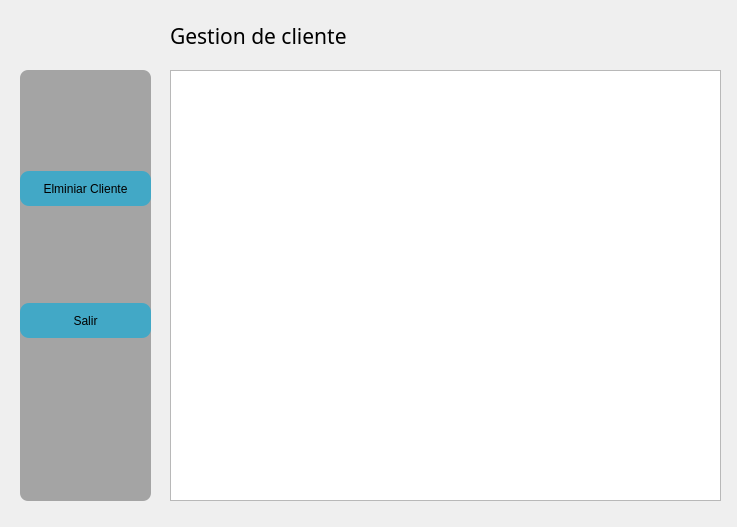
<?xml version="1.0" encoding="UTF-8"?>
<ui version="4.0">
 <class>EliminarClienteB</class>
 <widget class="QWidget" name="EliminarClienteB">
  <property name="geometry">
   <rect>
    <x>0</x>
    <y>0</y>
    <width>737</width>
    <height>527</height>
   </rect>
  </property>
  <property name="windowTitle">
   <string>Form</string>
  </property>
  <property name="styleSheet">
   <string notr="true">#EliminarClienteB{
	
	border-image: url(:/Img/FAdm.jfif);
}</string>
  </property>
  <widget class="QLabel" name="label">
   <property name="geometry">
    <rect>
     <x>170</x>
     <y>10</y>
     <width>291</width>
     <height>51</height>
    </rect>
   </property>
   <property name="font">
    <font>
     <family>Microsoft YaHei</family>
     <pointsize>16</pointsize>
    </font>
   </property>
   <property name="text">
    <string>Gestion de cliente</string>
   </property>
  </widget>
  <widget class="QTableView" name="tableView">
   <property name="geometry">
    <rect>
     <x>170</x>
     <y>70</y>
     <width>551</width>
     <height>431</height>
    </rect>
   </property>
  </widget>
  <widget class="QWidget" name="Opciones" native="true">
   <property name="geometry">
    <rect>
     <x>20</x>
     <y>70</y>
     <width>131</width>
     <height>431</height>
    </rect>
   </property>
   <property name="styleSheet">
    <string notr="true">#Opciones{ 
background: rgba(0, 0, 0, 80);
 border-radius: 8px;
}

</string>
   </property>
   <widget class="QWidget" name="layoutWidget">
    <property name="geometry">
     <rect>
      <x>0</x>
      <y>10</y>
      <width>131</width>
      <height>401</height>
     </rect>
    </property>
    <layout class="QVBoxLayout" name="verticalLayout">
     <item>
      <widget class="QPushButton" name="Eliminar_pushButton">
       <property name="maximumSize">
        <size>
         <width>150</width>
         <height>35</height>
        </size>
       </property>
       <property name="styleSheet">
        <string notr="true">QPushButton{
border-width: 0px;
border-radius: 9px;
background-color: rgb(66,168,198)
}

QPushButton:hover{
	background-color: rgb(80,189,240);
    border-radius: 9px;
	color: black;
    selection-color: white;  
    padding: 2px 4px;}</string>
       </property>
       <property name="text">
        <string>Elminiar Cliente</string>
       </property>
      </widget>
     </item>
     <item>
      <widget class="QPushButton" name="Salir_pushButton">
       <property name="maximumSize">
        <size>
         <width>150</width>
         <height>35</height>
        </size>
       </property>
       <property name="styleSheet">
        <string notr="true">QPushButton{
border-width: 0px;
border-radius: 9px;
background-color: rgb(66,168,198)
}

QPushButton:hover{
	background-color: rgb(80,189,240);
    border-radius: 9px;
	color: black;
    selection-color: white;  
    padding: 2px 4px;}</string>
       </property>
       <property name="text">
        <string>Salir</string>
       </property>
      </widget>
     </item>
     <item>
      <spacer name="verticalSpacer">
       <property name="orientation">
        <enum>Qt::Vertical</enum>
       </property>
       <property name="sizeType">
        <enum>QSizePolicy::Minimum</enum>
       </property>
       <property name="sizeHint" stdset="0">
        <size>
         <width>20</width>
         <height>50</height>
        </size>
       </property>
      </spacer>
     </item>
    </layout>
   </widget>
  </widget>
 </widget>
 <resources/>
 <connections/>
</ui>
